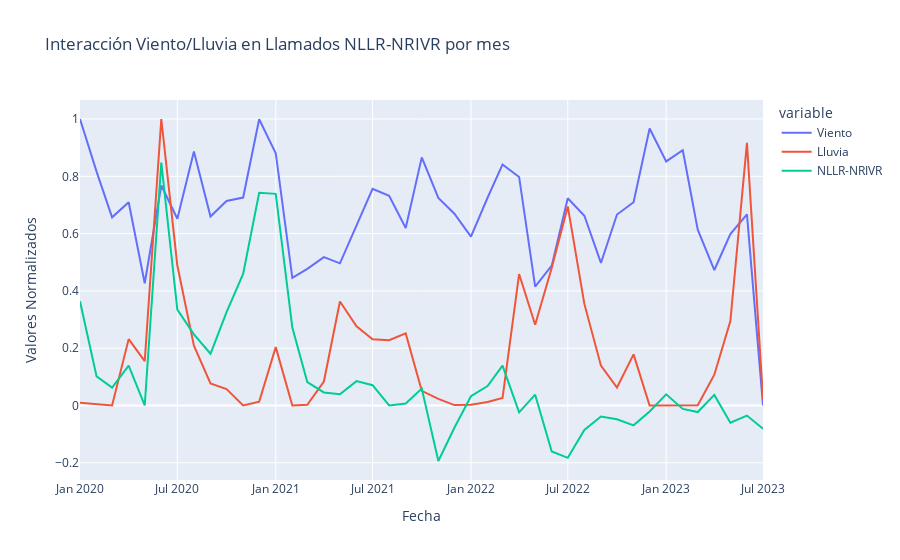

Notebook cell for this chart:
### Code cell
plot_df['NLLR-NRIVR'] = plot_df['NLLR'] - plot_df['NRIVR']

# Plotting using plotly.express
fig = px.line(plot_df, x=indexes, y=['Viento', 'Lluvia',  'NLLR-NRIVR'],
              title='Interacción Viento/Lluvia en Llamados NLLR-NRIVR por mes',
              labels={'value': 'Valores Normalizados', 'x': 'Fecha'}
              )

fig.show()
